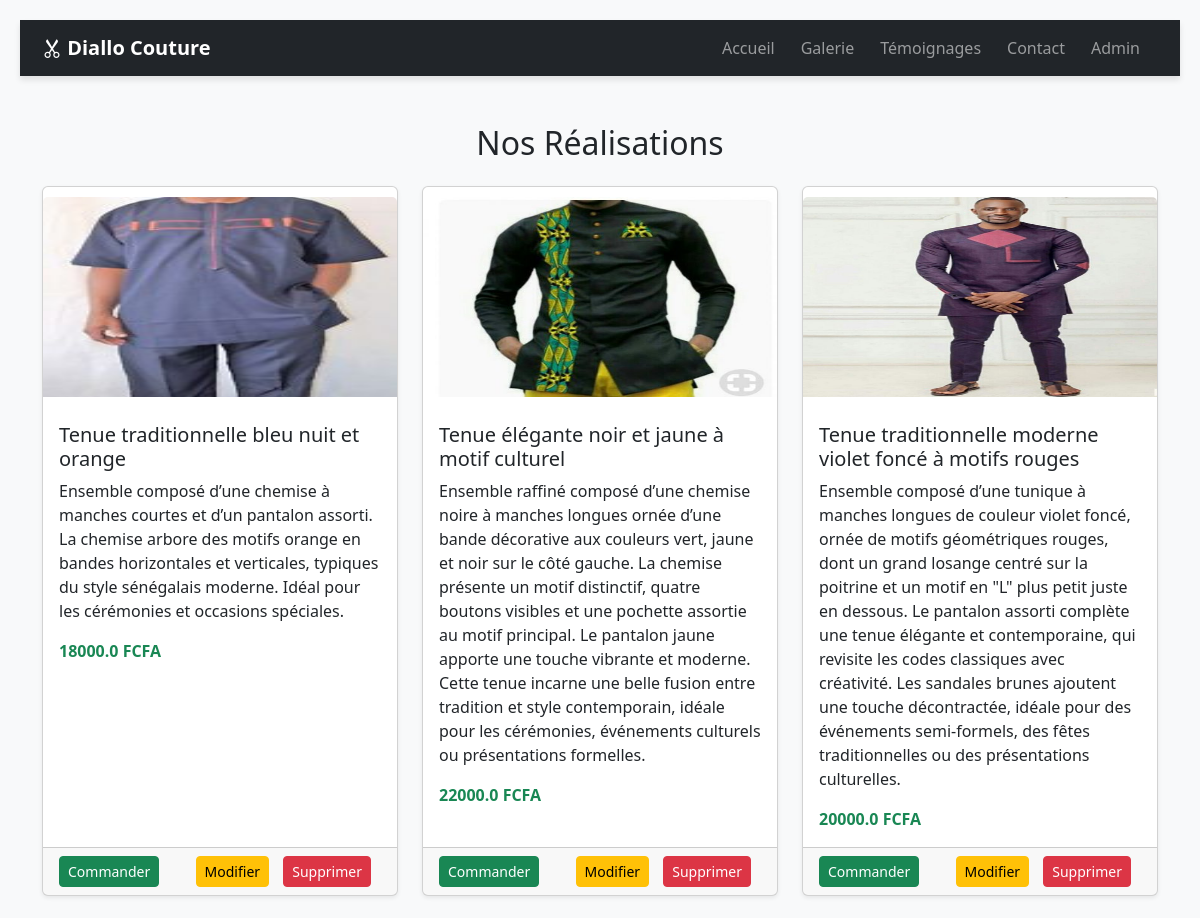
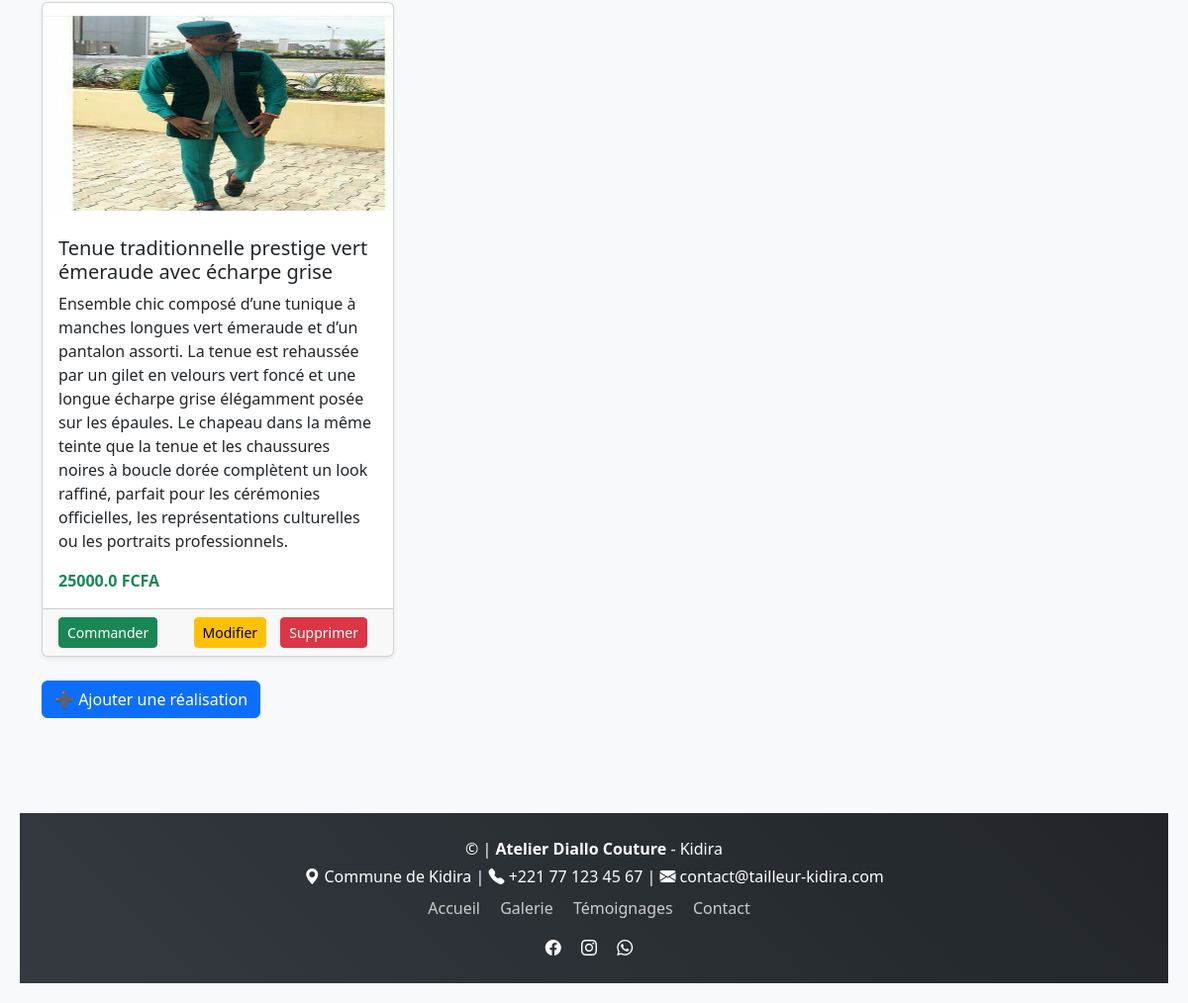
The page /admin_galerie on the database its author committed (2 pictures, top to bottom).
### tables this page shows
CREATE TABLE realisations (
    id INTEGER PRIMARY KEY AUTOINCREMENT,
    titre TEXT NOT NULL,
    image_url TEXT NOT NULL,
    description TEXT NOT NULL,
    prix REAL NOT NULL
);

### app.py (the view)
@app.route('/admin_galerie')
def admin_galerie():
    conn = get_db_connection()
    realisations = conn.execute("SELECT * FROM realisations").fetchall()
    conn.close()
    return render_template('admin_galerie.html', realisations=realisations)

### app.py (called while the page is built)
def get_db_connection():
    conn = sqlite3.connect('tailleur.db')
    conn.row_factory = sqlite3.Row
    return conn

### templates/admin_galerie.html (shortened to what this page needs)
{% extends 'base.html' %}
{% block content %}
<h2 class="mb-4 text-center">Nos Réalisations</h2>
<div class="row row-cols-1 row-cols-sm-2 row-cols-md-3 g-4">
  {% for r in realisations %}
    <div class="col">
      <div class="card h-100 shadow-sm">
        <img src="{{ url_for('static', filename='images/' + r['image_url']) }}" class="card-img-top" alt="{{ r['titre'] }}">
         <div class="card-body">
            <h5 class="card-title">{{ r['titre'] }}</h5>
            <p class="card-text">{{ r['description'] }}</p>
            <p class="card-text fw-bold text-success">{{ r['prix'] }} FCFA</p>
        </div>
        <div class="card-footer d-flex justify-content-between">
          <a href="https://wa.me/221781209169?text=Je%20suis%20intéressé%20par%20{{ r['titre'] }}" class="btn btn-success btn-sm" target="_blank">Commander</a>
          <div>
            <a href="{{ url_for('modifier', id=r['id']) }}" class="btn btn-warning btn-sm">Modifier</a>
            <a href="{{ url_for('supprimer', id=r['id']) }}" class="btn btn-danger btn-sm" onclick="return confirm('Supprimer cette réalisation ?')">Supprimer</a>
          </div>
        </div>
      </div>
    </div>
  {% else %}
    <p class="text-muted">Aucune réalisation ajoutée pour le moment.</p>
  {% endfor %}
</div>
<a href="{{ url_for('ajouter') }}" class="btn btn-primary mt-4">➕ Ajouter une réalisation</a>
{% endblock %}

### static/style.css (style rules this page uses)
body { font-family: Arial, sans-serif; margin: 20px; }
img { max-height: 200px; margin: 10px 0; }
a { margin-right: 10px; }

### templates/base.html (style rules this page uses)
body { font-family: 'Segoe UI', sans-serif; background-color: #f8f9fa; }

### rows shown on the page
realisations: image_url (picture), titre "Tenue traditionnelle bleu nuit et orange", description "Ensemble composé d’une chemise à manches courtes et d’un pantalon assorti. La chemise arbore des motifs orange en bandes horizontales et verticales, typiques du style sénégalais moderne. Idéal pour les cérémonies et occasions spéciales.", prix "18000.0"
realisations: image_url (picture), titre "Tenue élégante noir et jaune à motif culturel", description "Ensemble raffiné composé d’une chemise noire à manches longues ornée d’une bande décorative aux couleurs vert, jaune et noir sur le côté gauche. La chemise présente un motif distinctif, quatre boutons visibles et une pochette assortie au motif principal. Le pantalon jaune apporte une touche vibrante et moderne. Cette tenue incarne une belle fusion entre tradition et style contemporain, idéale pour les cérémonies, événements culturels ou présentations formelles.", prix "22000.0"
realisations: image_url (picture), titre "Tenue traditionnelle moderne violet foncé à motifs rouges", description "Ensemble composé d’une tunique à manches longues de couleur violet foncé, ornée de motifs géométriques rouges, dont un grand losange centré sur la poitrine et un motif en \"L\" plus petit juste en dessous. Le pantalon assorti complète une tenue élégante et contemporaine, qui revisite les codes classiques avec créativité. Les sandales brunes ajoutent une touche décontractée, idéale pour des événements semi-formels, des fêtes traditionnelles ou des présentations culturelles.", prix "20000.0"
realisations: image_url (picture), titre "Tenue traditionnelle prestige vert émeraude avec écharpe grise", description "Ensemble chic composé d’une tunique à manches longues vert émeraude et d’un pantalon assorti. La tenue est rehaussée par un gilet en velours vert foncé et une longue écharpe grise élégamment posée sur les épaules. Le chapeau dans la même teinte que la tenue et les chaussures noires à boucle dorée complètent un look raffiné, parfait pour les cérémonies officielles, les représentations culturelles ou les portraits professionnels.", prix "25000.0"
